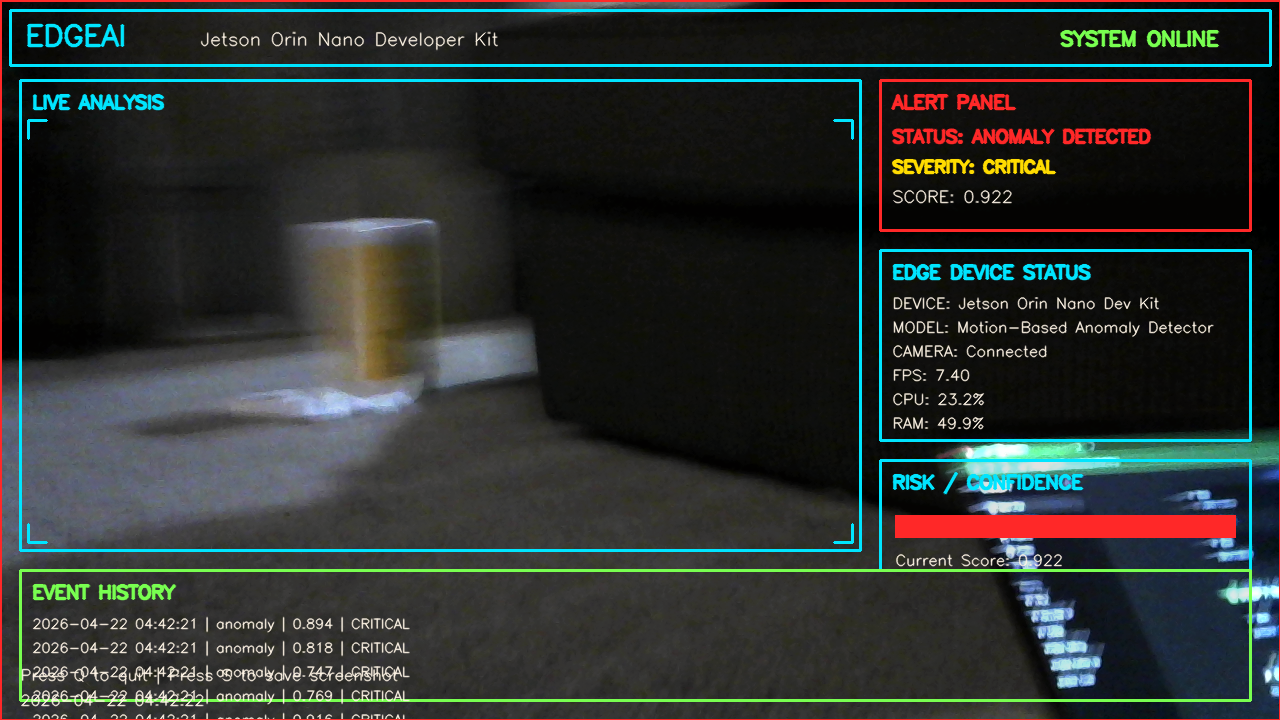
#> input picture anomaly_20260422_044222.png, 1280 x 720 px, given in place of the camera
$ python anomaly_detection.py
#> lines starting #> are read from the running program, lines starting #| are printed output that depends on the picture; after the words box and inside, x2 and y2 are one past the last pixel; in counts of white or black regions, pixels touching at a corner belong together
### ui_dashboard.py
import cv2
import psutil
from datetime import datetime

COLOR_BG = (10, 15, 20)
COLOR_PANEL = (18, 24, 30)
COLOR_CYAN = (255, 229, 0)
COLOR_WHITE = (230, 245, 255)
COLOR_GREEN = (80, 255, 120)
COLOR_YELLOW = (0, 220, 255)
COLOR_RED = (40, 40, 255)


def draw_transparent_rect(frame, pt1, pt2, color, alpha=0.18):
    overlay = frame.copy()
    cv2.rectangle(overlay, pt1, pt2, color, -1)
    cv2.addWeighted(overlay, alpha, frame, 1 - alpha, 0, frame)


def draw_panel(frame, x, y, w, h, border_color=COLOR_CYAN, alpha=0.12):
    draw_transparent_rect(frame, (x, y), (x + w, y + h), COLOR_PANEL, alpha)
    cv2.rectangle(frame, (x, y), (x + w, y + h), border_color, 2)


def put_text(frame, text, x, y, color=COLOR_WHITE, scale=0.55, thickness=1):
    cv2.putText(
        frame,
        text,
        (x, y),
        cv2.FONT_HERSHEY_SIMPLEX,
        scale,
        color,
        thickness,
        cv2.LINE_AA
    )


def draw_header(frame, width):
    draw_panel(frame, 10, 10, width - 20, 55, border_color=COLOR_CYAN, alpha=0.15)
    put_text(frame, "EDGEAI", 25, 45, COLOR_CYAN, 0.95, 2)
    put_text(frame, "Jetson Orin Nano Developer Kit", 200, 45, COLOR_WHITE, 0.6, 1)
    put_text(frame, "SYSTEM ONLINE", width - 220, 45, COLOR_GREEN, 0.65, 2)


def draw_live_feed_frame(frame, x, y, w, h):
    draw_panel(frame, x, y, w, h, border_color=COLOR_CYAN, alpha=0.06)
    put_text(frame, "LIVE ANALYSIS", x + 12, y + 28, COLOR_CYAN, 0.6, 2)

    corner = 18
    thickness = 2
    color = COLOR_CYAN

    cv2.line(frame, (x + 8, y + 40), (x + 8 + corner, y + 40), color, thickness)
    cv2.line(frame, (x + 8, y + 40), (x + 8, y + 40 + corner), color, thickness)

    cv2.line(frame, (x + w - 8, y + 40), (x + w - 8 - corner, y + 40), color, thickness)
    cv2.line(frame, (x + w - 8, y + 40), (x + w - 8, y + 40 + corner), color, thickness)

    cv2.line(frame, (x + 8, y + h - 8), (x + 8 + corner, y + h - 8), color, thickness)
    cv2.line(frame, (x + 8, y + h - 8), (x + 8, y + h - 8 - corner), color, thickness)

    cv2.line(frame, (x + w - 8, y + h - 8), (x + w - 8 - corner, y + h - 8), color, thickness)
    cv2.line(frame, (x + w - 8, y + h - 8), (x + w - 8, y + h - 8 - corner), color, thickness)


def draw_alert_panel(frame, x, y, w, h, is_anomaly, severity, score):
    border = COLOR_RED if is_anomaly else COLOR_GREEN
    draw_panel(frame, x, y, w, h, border_color=border, alpha=0.12)
    put_text(frame, "ALERT PANEL", x + 12, y + 28, border, 0.6, 2)

    if is_anomaly:
        put_text(frame, "STATUS: ANOMALY DETECTED", x + 12, y + 62, COLOR_RED, 0.58, 2)
        put_text(frame, f"SEVERITY: {severity}", x + 12, y + 92, COLOR_YELLOW, 0.55, 2)
        put_text(frame, f"SCORE: {score:.3f}", x + 12, y + 122, COLOR_WHITE, 0.55, 1)
    else:
        put_text(frame, "STATUS: NORMAL", x + 12, y + 62, COLOR_GREEN, 0.58, 2)
        put_text(frame, "SEVERITY: NONE", x + 12, y + 92, COLOR_WHITE, 0.55, 1)
        put_text(frame, f"SCORE: {score:.3f}", x + 12, y + 122, COLOR_WHITE, 0.55, 1)


def draw_status_panel(frame, x, y, w, h, fps):
    draw_panel(frame, x, y, w, h, border_color=COLOR_CYAN, alpha=0.12)
    put_text(frame, "EDGE DEVICE STATUS", x + 12, y + 28, COLOR_CYAN, 0.6, 2)

    cpu = psutil.cpu_percent()
    ram = psutil.virtual_memory().percent

    lines = [
        "DEVICE: Jetson Orin Nano Dev Kit",
        "MODEL: Motion-Based Anomaly Detector",
        "CAMERA: Connected",
        f"FPS: {fps:.2f}",
        f"CPU: {cpu:.1f}%",
        f"RAM: {ram:.1f}%"
    ]

    for i, line in enumerate(lines):
        put_text(frame, line, x + 12, y + 58 + i * 24, COLOR_WHITE, 0.5, 1)


# [32 lines left out: functions draw_risk_panel, draw_event_log, not called in this run]


def draw_timestamp(frame):
    now = datetime.now().strftime("%Y-%m-%d %H:%M:%S")
    put_text(frame, now, 20, frame.shape[0] - 15, COLOR_WHITE, 0.5, 1)


# [13 lines left out: function draw_detection_box, not called in this run]


def draw_dashboard(frame, is_anomaly, severity, score, bbox, fps, event_history):
    height, width = frame.shape[:2]

    draw_header(frame, width)

    live_x, live_y, live_w, live_h = 20, 80, 840, 470
    right_x = 880

    draw_live_feed_frame(frame, live_x, live_y, live_w, live_h)
    draw_alert_panel(frame, right_x, 80, 370, 150, is_anomaly, severity, score)
    draw_status_panel(frame, right_x, 250, 370, 190, fps)
    draw_risk_panel(frame, right_x, 460, 370, 110, score)
    draw_event_log(frame, 20, 570, 1230, 130, event_history)
    draw_timestamp(frame)

    if is_anomaly:
        draw_detection_box(frame, bbox, score, severity)

    put_text(frame, "Press Q to quit | Press S to save screenshot", 20, height - 40, COLOR_WHITE, 0.52, 1)

    return frame

### anomaly_detection.py
import os
import csv
import cv2
import time
import argparse
import numpy as np
from datetime import datetime

from ui_dashboard import draw_dashboard


def ensure_directories():
    os.makedirs("results", exist_ok=True)
    os.makedirs("results/screenshots", exist_ok=True)
    os.makedirs("assets", exist_ok=True)


def current_time_string():
    return datetime.now().strftime("%Y-%m-%d %H:%M:%S")


def file_time_string():
    return datetime.now().strftime("%Y%m%d_%H%M%S")


def init_csv_log(path="results/logs.csv"):
    if not os.path.exists(path):
        with open(path, "w", newline="") as f:
            writer = csv.writer(f)
            writer.writerow(["timestamp", "label", "score", "severity", "x", "y", "w", "h"])


# [12 lines left out: functions append_csv_log, save_screenshot, not called in this run]


class MotionAnomalyDetector:
    def __init__(self, min_area=1800, anomaly_threshold=0.06, history=300, var_threshold=20):
#> in main, frame is the input picture: shape (720, 1280, 3); mean B, G, R 47.4, 49.7, 44.4
        self.min_area = min_area
        self.anomaly_threshold = anomaly_threshold
        self.bg = cv2.createBackgroundSubtractorMOG2(
            history=history,
            varThreshold=var_threshold,
            detectShadows=True
        )

    def detect(self, frame):
        h, w = frame.shape[:2]
        frame_area = h * w

        fg_mask = self.bg.apply(frame)
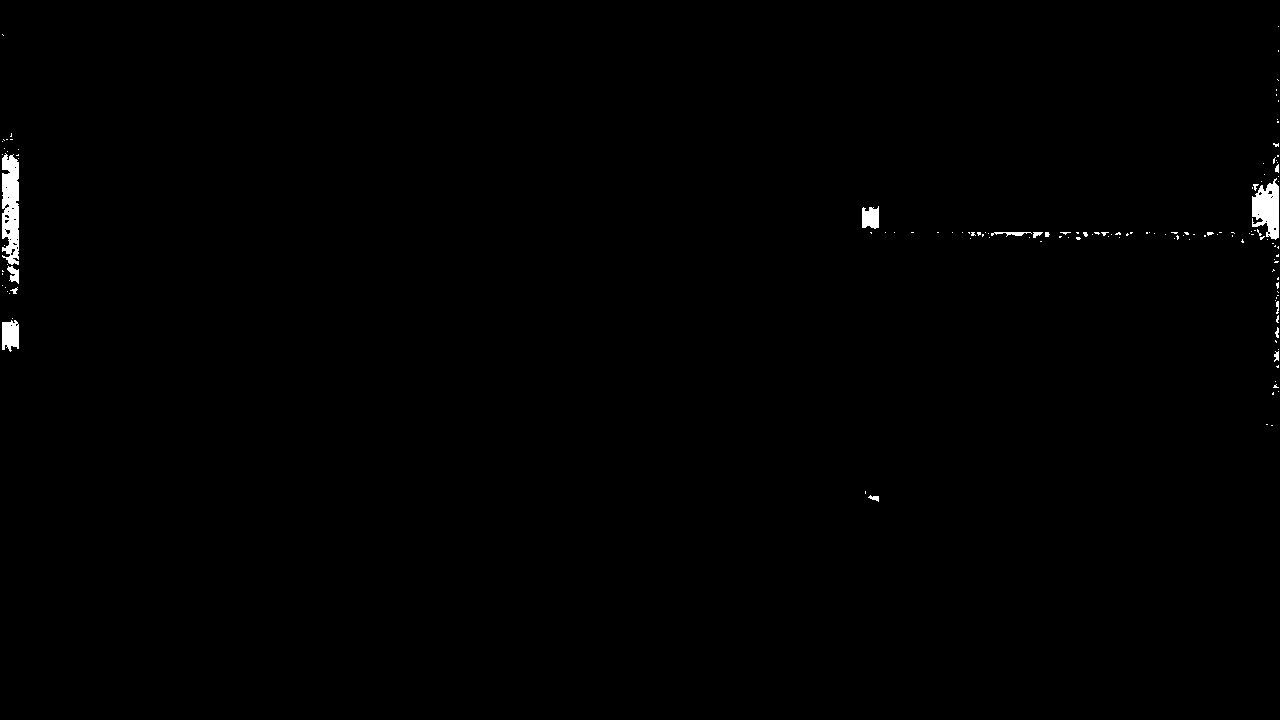
#> fg_mask: shape (720, 1280); values 127 (black) and 255 (white), 0.48% white; 136 white regions (121 under 20 px), largest, box (x1, y1, x2, y2) and area: (2, 153, 19, 265) 1556, (1252, 178, 1279, 240) 1110, (2, 320, 19, 352) 445

        _, thresh = cv2.threshold(fg_mask, 200, 255, cv2.THRESH_BINARY)
        kernel = np.ones((5, 5), np.uint8)
        thresh = cv2.morphologyEx(thresh, cv2.MORPH_OPEN, kernel)
#> thresh: shape (720, 1280); 0.32% white; 9 white regions, largest, box (x1, y1, x2, y2) and area: (2, 157, 19, 243) 1130, (1252, 184, 1279, 239) 961, (2, 322, 19, 347) 377
        thresh = cv2.dilate(thresh, kernel, iterations=2)
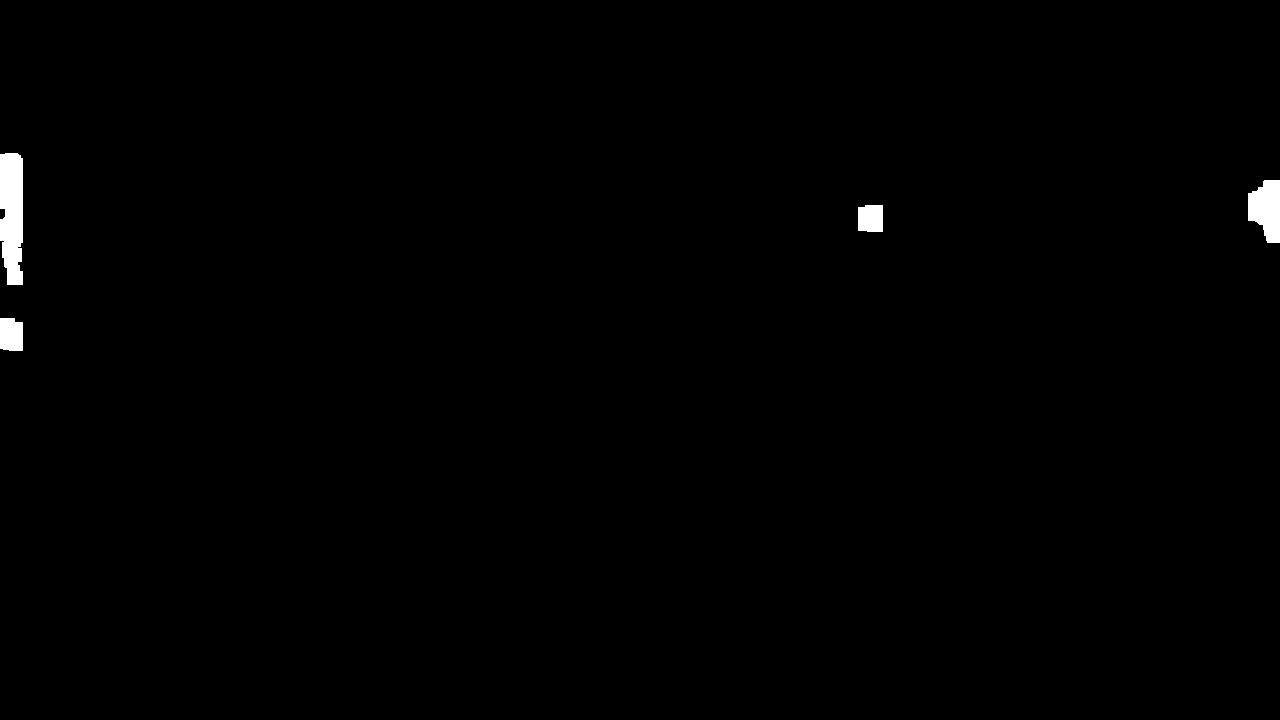
#> thresh: shape (720, 1280); 0.61% white; 4 white regions

        contours, _ = cv2.findContours(thresh, cv2.RETR_EXTERNAL, cv2.CHAIN_APPROX_SIMPLE)
#> contours = 4 contours; box (x1, y1, x2, y2) and area: (0, 153, 23, 285) 2552, (1248, 180, 1280, 243) 1440, (0, 318, 23, 351) 662, (858, 205, 883, 232) 602

        largest_area = 0
        largest_bbox = (0, 0, 0, 0)

        for contour in contours:
            area = cv2.contourArea(contour)
            if area > self.min_area and area > largest_area:
                x, y, bw, bh = cv2.boundingRect(contour)
                largest_area = area
                largest_bbox = (x, y, bw, bh)
#> this loop made 4 passes
#> (area, x, y, bw, bh, largest_area) on pass 4: (2552.5, 0, 153, 23, 132, 2552.5)
#> after the loop, bh = 132; bw = 23; largest_area = 2552.5; x = 0; y = 153

        score = largest_area / frame_area
#> score = 0.00277

        if score > 0.20:
            severity = "CRITICAL"
        elif score > 0.12:
            severity = "HIGH"
        elif score > 0.08:
            severity = "MEDIUM"
        elif score > self.anomaly_threshold:
            severity = "LOW"
        else:
            severity = "NORMAL"

        is_anomaly = score > self.anomaly_threshold
#> is_anomaly = False

        return is_anomaly, score, severity, largest_bbox, thresh


def parse_args():
    parser = argparse.ArgumentParser(description="EdgeAI - Docker anomaly detection project")
    parser.add_argument("--source", type=str, default="0", help="Camera index like 0, 1 or video path")
    parser.add_argument("--width", type=int, default=1280)
    parser.add_argument("--height", type=int, default=720)
    parser.add_argument("--save-video", action="store_true")
    return parser.parse_args()


def open_source(source):
    if source.isdigit():
        return cv2.VideoCapture(int(source))
    return cv2.VideoCapture(source)


def main():
    args = parse_args()

    ensure_directories()
    init_csv_log()

    cap = open_source(args.source)
    if not cap.isOpened():
        print("[ERROR] Could not open camera/video source.")
        return

    cap.set(cv2.CAP_PROP_FRAME_WIDTH, args.width)
    cap.set(cv2.CAP_PROP_FRAME_HEIGHT, args.height)

    detector = MotionAnomalyDetector(
        min_area=1800,
        anomaly_threshold=0.06,
        history=300,
        var_threshold=20
    )

    event_history = []
    prev_time = time.time()
    last_auto_save = 0
    auto_save_gap = 3.0

    writer = None
    if args.save_video:
        fourcc = cv2.VideoWriter_fourcc(*"mp4v")
        writer = cv2.VideoWriter(
            "results/output_video.mp4",
            fourcc,
            20.0,
            (args.width, args.height)
        )

    while True:
        ret, frame = cap.read()
        if not ret:
            print("[INFO] End of stream or camera read failed.")
            break

        frame = cv2.resize(frame, (args.width, args.height))

        is_anomaly, score, severity, bbox, _ = detector.detect(frame)
#> is_anomaly = False; score = 0.00277; severity = 'NORMAL'; bbox = (0, 153, 23, 132)

        now = time.time()
        fps = 1.0 / (now - prev_time) if now > prev_time else 0.0
        prev_time = now

        if is_anomaly and bbox[2] > 0 and bbox[3] > 0:
            event_text = f"{current_time_string()} | anomaly | {score:.3f} | {severity}"

            if not event_history or event_history[-1] != event_text:
                event_history.append(event_text)
                append_csv_log("anomaly", score, severity, bbox)

            if now - last_auto_save > auto_save_gap:
                temp_frame = frame.copy()
                draw_dashboard(temp_frame, is_anomaly, severity, score, bbox, fps, event_history)
                save_screenshot(temp_frame, prefix="anomaly")
                last_auto_save = now
        else:
            event_text = f"{current_time_string()} | normal | {score:.3f} | NORMAL"
            if not event_history or event_history[-1] != event_text:
                event_history.append(event_text)

        if len(event_history) > 30:
            event_history = event_history[-30:]

        output = frame.copy()
        draw_dashboard(output, is_anomaly, severity, score, bbox, fps, event_history)
#> call 4 of put_text, with text = 'LIVE ANALYSIS', x = 32, y = 108, color = (255, 229, 0), scale = 0.6, thickness = 2
#> in put_text (call 4), `cv2.putText( frame, text, (x, y), cv2.FONT_HERSHEY_SIMPLEX, scale, col..`:
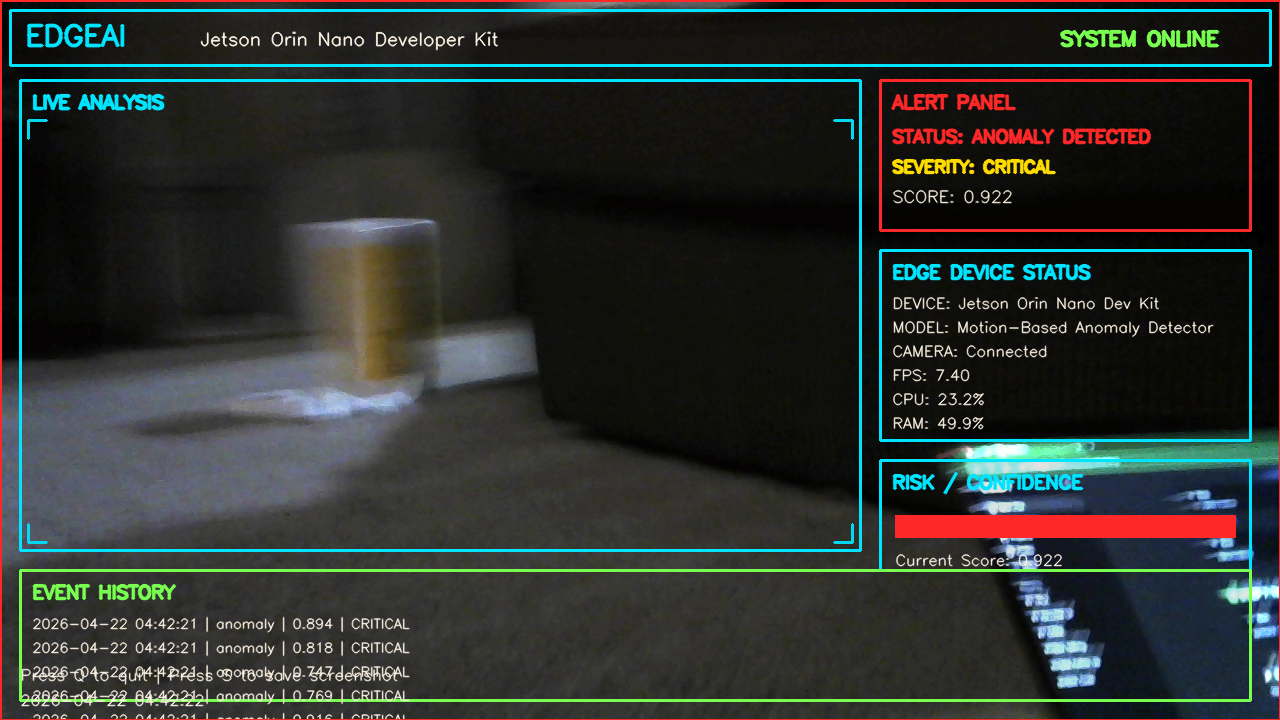
#> frame: shape (720, 1280, 3); mean B, G, R 46.9, 49.4, 44.2
#> in draw_alert_panel, `border = COLOR_RED if is_anomaly else COLOR_GREEN`: border = (80, 255, 120)
#> in put_text (call 9), `cv2.putText( frame, text, (x, y), cv2.FONT_HERSHEY_SIMPLEX, scale, col..`:
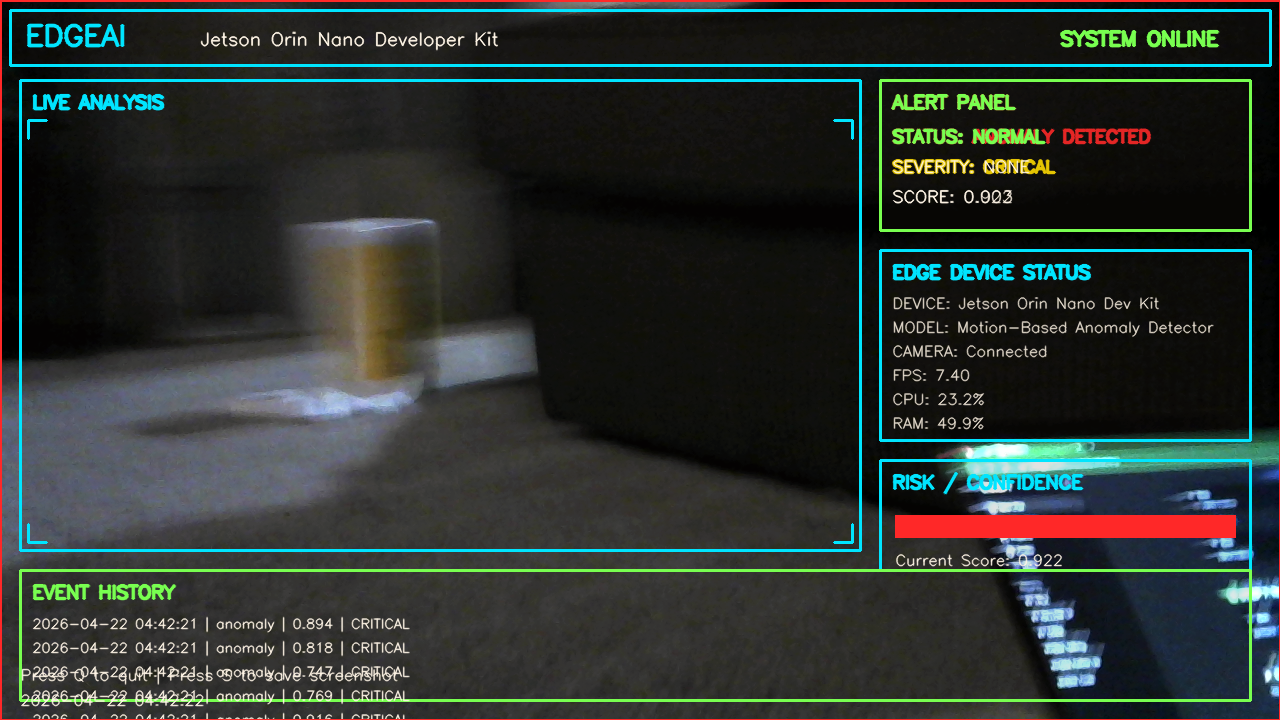
#> frame: shape (720, 1280, 3); mean B, G, R 47.4, 50.9, 43.7

        cv2.imshow("EdgeAI", output)

        if writer is not None:
            writer.write(output)

        key = cv2.waitKey(1) & 0xFF
        if key == ord("q"):
            break
        elif key == ord("s"):
            save_screenshot(output, prefix="manual")

    cap.release()
    if writer is not None:
        writer.release()
    cv2.destroyAllWindows()


if __name__ == "__main__":
#> (the run stopped early here; a loop or call above may not have finished)
